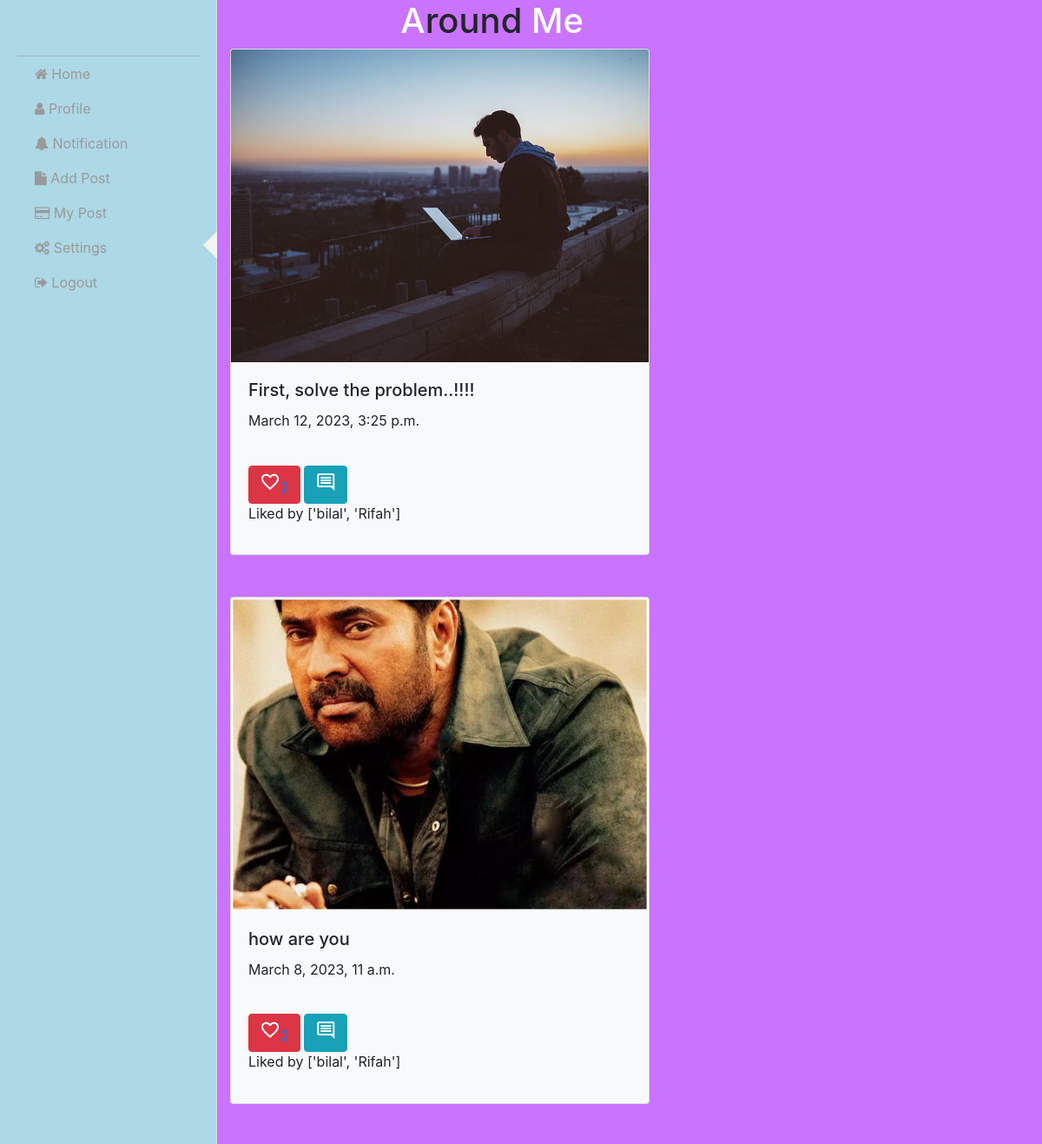
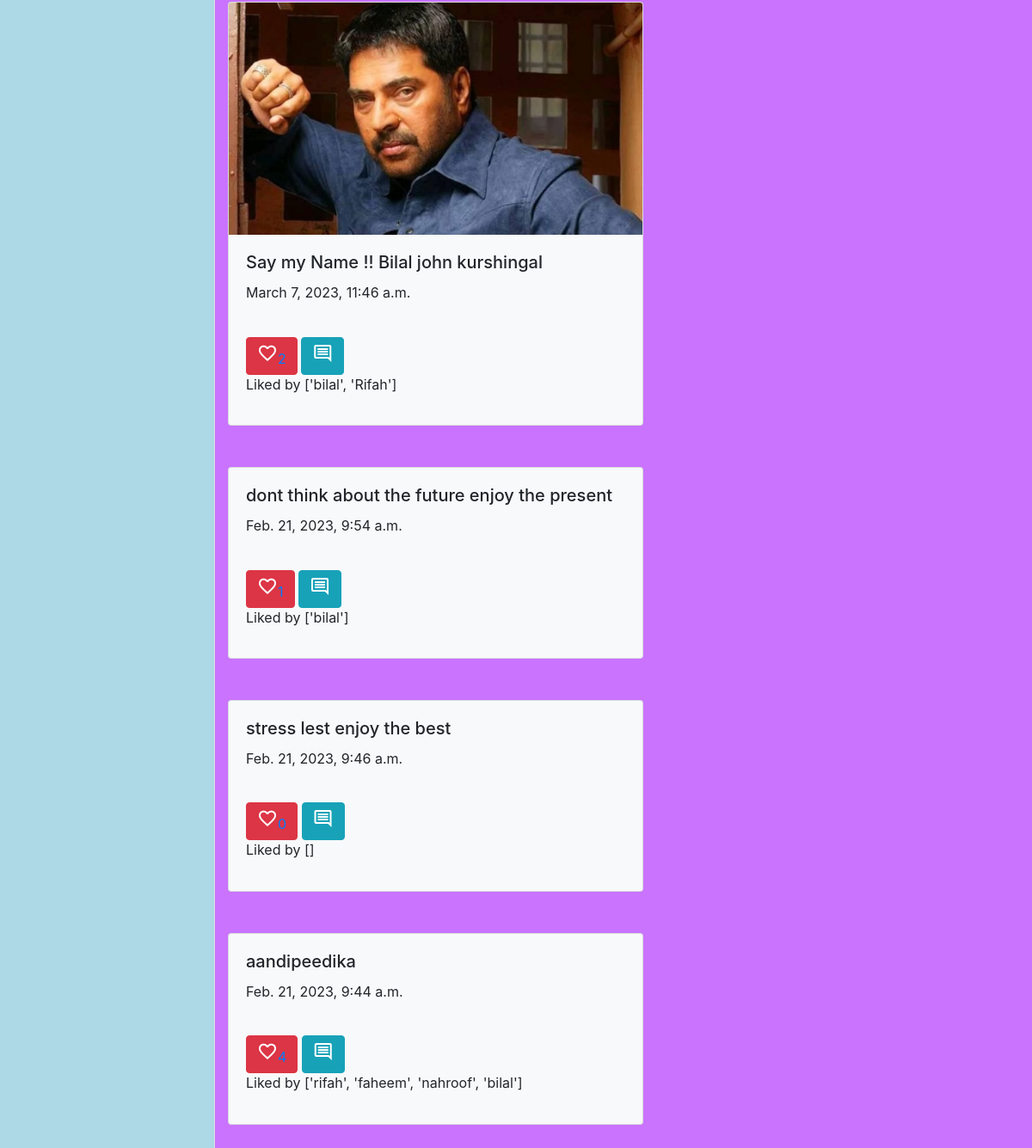
Page /user/uhome on the committed database (2 pictures, top to bottom).
### user/models.py (models this page shows)
class Posts(models.Model):
    image=models.ImageField(upload_to="posted_images",null=True)
    caption=models.CharField(max_length=500)
    datetime=models.DateTimeField(auto_now_add=True)
    user=models.ForeignKey(User,on_delete=models.CASCADE,related_name="p_user")
    likes=models.ManyToManyField(User,related_name="l_user")
    @property
    def cntlikes(self):
        return self.likes
    @property
    def likedusers(self):
     lk=self.likes.all()
     users=[u.first_name for u in lk]
     return users

### user/views.py (the view, shortened to what this page needs)
# urls.py: path('uhome',mainhome.as_view(),name="uh1"),
class mainhome(CreateView):
    template_name="userhome.html"
    form_class=PostForm
    model=Posts
    success_url=reverse_lazy("uh1")
    def get_context_data(self, **kwargs):
        context=super().get_context_data(**kwargs)
        context["data"]=Posts.objects.all().order_by('-datetime')
        context["cform"]=CommentForm()
        context["comments"]=Comments.objects.all()
        return context

### user/templates/userhome.html (shortened to what this page needs)
{% extends 'nav.html' %}
{%block side %}
    <h1 class=" text-center"><span>A</span>round <span>Me</span></h1>
      {%for i in data%}
      <div class="card mb-5 bg-light" style="width: 80%;">
        {% if i.image %}
        <img class="card-img-top" src="{{i.image.url}}" alt="Card image cap">
        {%endif%}
        <div class="card-body">
          <h5 class="card-title">{{ i.caption}}</h5>
          <p class="card-text">{{ i.datetime}}</p>
        </div>
        <div class="card-body">
          <a href="{% url 'alike' i.id %}"><button class="btn btn-danger " type="button" data-toggle="collapse" data-target="#l{{i.id}}" aria-expanded="false" aria-controls="collapseExample">
            <span class="material-symbols-outlined">
              </span>{{i.cntlikes.count}}</a>
          <button class="btn btn-info" type="button" data-toggle="collapse" data-target="#c{{i.id}}" aria-expanded="false" aria-controls="collapseExample">
            <span class="material-symbols-outlined">
              </span>
          </button><p>Liked by {{i.likedusers}}</p>
        </div>
      </div>
      {%endfor%}
         {%endblock%}

### user/templates/nav.html (shortened to what this page needs)
 <!doctype html>
{% load static %}
<html lang="en">
  <head>
    <link rel="stylesheet" href="{% static 'nav1.css' %}">
    <link rel="stylesheet" href="{% static 'style2.css' %}">
    <link rel="stylesheet" href="https://stackpath.bootstrapcdn.com/bootstrap/4.3.1/css/bootstrap.min.css">
  </head>
  <body>
    <link href="https://maxcdn.bootstrapcdn.com/font-awesome/4.3.0/css/font-awesome.min.css" rel="stylesheet">
    <div id="wrapper" class="wrapper-content">
    <div id="sidebar-wrapper">
        <ul class="sidebar-nav">
            <li class="sidebar-brand">
            </li>
            <li>
                <a href="{% url 'uh1' %}" ><i class="fa fa-home"></i> Home</a>
            </li>
            <li>
                <a href="{% url 'prof' %}"><i class="fa fa-user"></i>  Profile</a>
            </li>
            <li>
                <a href="#"><i class="fa fa-bell"></i> Notification</a>
            </li>
            <li>
                <a href="{% url 'apost' %}"><i class="fa fa-file"></i> Add Post</a>
            </li>
            <li>
                <a href="{% url 'vlog' %}"><i class="fa fa-credit-card"></i> My Post</a>
            </li>
            <li class="active">
                <a href="#"><i class="fa fa-gears"></i> Settings</a>
            </li>
            <li>
                <a href="{% url 'login' %}"><i class="fa fa-sign-out"></i> Logout</a>
            </li>
            </ul>
            </div>
            <div class="col-lg-8">
                {% block side %} {% endblock %}
            </div>
            </div>
        </body>
        </html>

### user/static/nav1.css (style rules this page uses)
#sidebar-wrapper { z-index: 1000; position: fixed; left: 250px; width: 0; height: 100%; margin-left: -250px; overflow-y: auto; background:lightblue; -webkit-transition: all 0.5s ease; -moz-transition: all 0.5s ease; -o-transition: all 0.5s ease; transition: all 0.5s ease; }
#sidebar-wrapper { box-shadow: inset -1px 0px 0px 0px #DDDDDD; }
.sidebar-nav { position: absolute; top: 0; width: 250px; margin: 0; padding: 0; list-style: none; }
.sidebar-nav li { text-indent: 20px; line-height: 40px; }
.sidebar-nav li a { display: block; text-decoration: none; color: #999999; }
.sidebar-nav > .sidebar-brand { height: 65px; font-size: 18px; line-height: 60px; }
@media (min-width:768px) { #wrapper { padding-left: 250px; } }
@media (min-width:768px) { #sidebar-wrapper { width: 250px; } }
#sidebar-wrapper li.active > a:after { border-right: 17px solid #f4f3ef; border-top: 17px solid transparent; border-bottom: 17px solid transparent; content: ""; display: inline-block; position: absolute; right: -1px; }
.sidebar-brand { border-bottom: 1px solid rgba(102, 97, 91, 0.3); }
.sidebar-brand { padding: 18px 0px; margin: 0 20px; }
p { font-size: 16px; line-height: 1.4em; }

### user/static/style2.css (style rules this page uses)
body { background: rgb(2,0,36); background: linear-gradient(#c973FF,#c973FF); }

### user/templates/userhome.html (style rules this page uses)
span { color:white; }

### rows in the picture
Posts: image (picture), caption "First, solve the problem..!!!!", datetime "March 12, 2023, 3:25 p.m.", likedusers "['bilal', 'Rifah']"
Posts: image (picture), caption "how are you", datetime "March 8, 2023, 11 a.m.", likedusers "['bilal', 'Rifah']"
Posts: image (picture), caption "Say my Name !! Bilal john kurshingal", datetime "March 7, 2023, 11:46 a.m.", likedusers "['bilal', 'Rifah']"
Posts: caption "dont think about the future enjoy the present", datetime "Feb. 21, 2023, 9:54 a.m.", likedusers "['bilal']"
Posts: caption "stress lest enjoy the best", datetime "Feb. 21, 2023, 9:46 a.m.", likedusers "[]"
Posts: caption "aandipeedika", datetime "Feb. 21, 2023, 9:44 a.m.", likedusers "['rifah', 'faheem', 'nahroof', 'bilal']"
